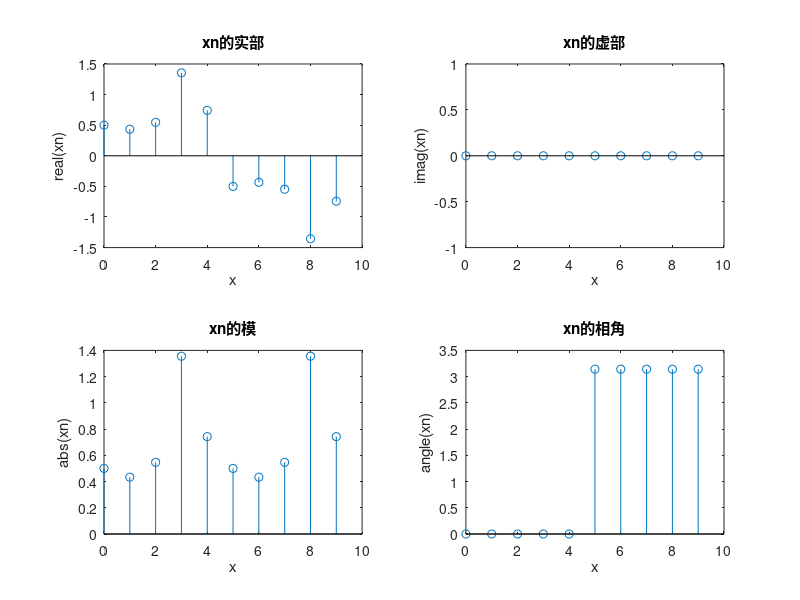
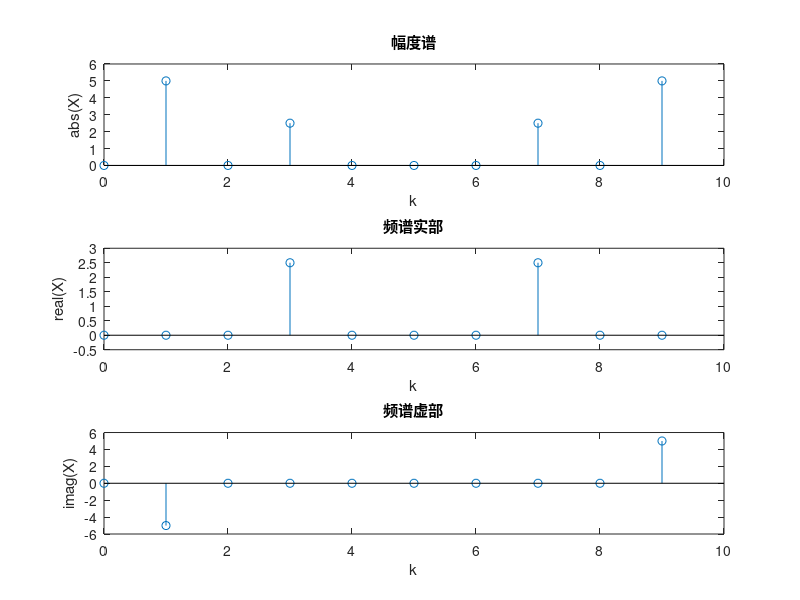

MATLAB code for these plots, in order:
clear;
clc;
n=0:9;    %设置自变量区间
xn=sin(2*pi*1.*n*0.1)+0.5*sin(2*pi*3.*n*0.1+0.5*pi);%计算相应的x(n)
k=0:9;    %设置DFT采样长度
X=dftmtx(10)*xn';%DFT变换

figure(1);%画出原序列的实部、虚部、模、相角
subplot(2,2,1);stem(n,real(xn));xlabel('x');ylabel('real(xn)');title('xn的实部');
subplot(2,2,2);stem(n,imag(xn));xlabel('x');ylabel('imag(xn)');title('xn的虚部');
subplot(2,2,3);stem(n,abs(xn));xlabel('x');ylabel('abs(xn)');title('xn的模');
subplot(2,2,4);stem(n,angle(xn));xlabel('x');ylabel('angle(xn)');title('xn的相角');

figure(2);%画出频谱的幅度谱、频谱实部、频谱虚部
subplot(3,1,1);stem(k,abs(X));xlabel('k');ylabel('abs(X)');title('幅度谱');
subplot(3,1,2);stem(k,real(X));xlabel('k');ylabel('real(X)');title('频谱实部');
subplot(3,1,3);stem(k,imag(X));xlabel('k');ylabel('imag(X)');title('频谱虚部');